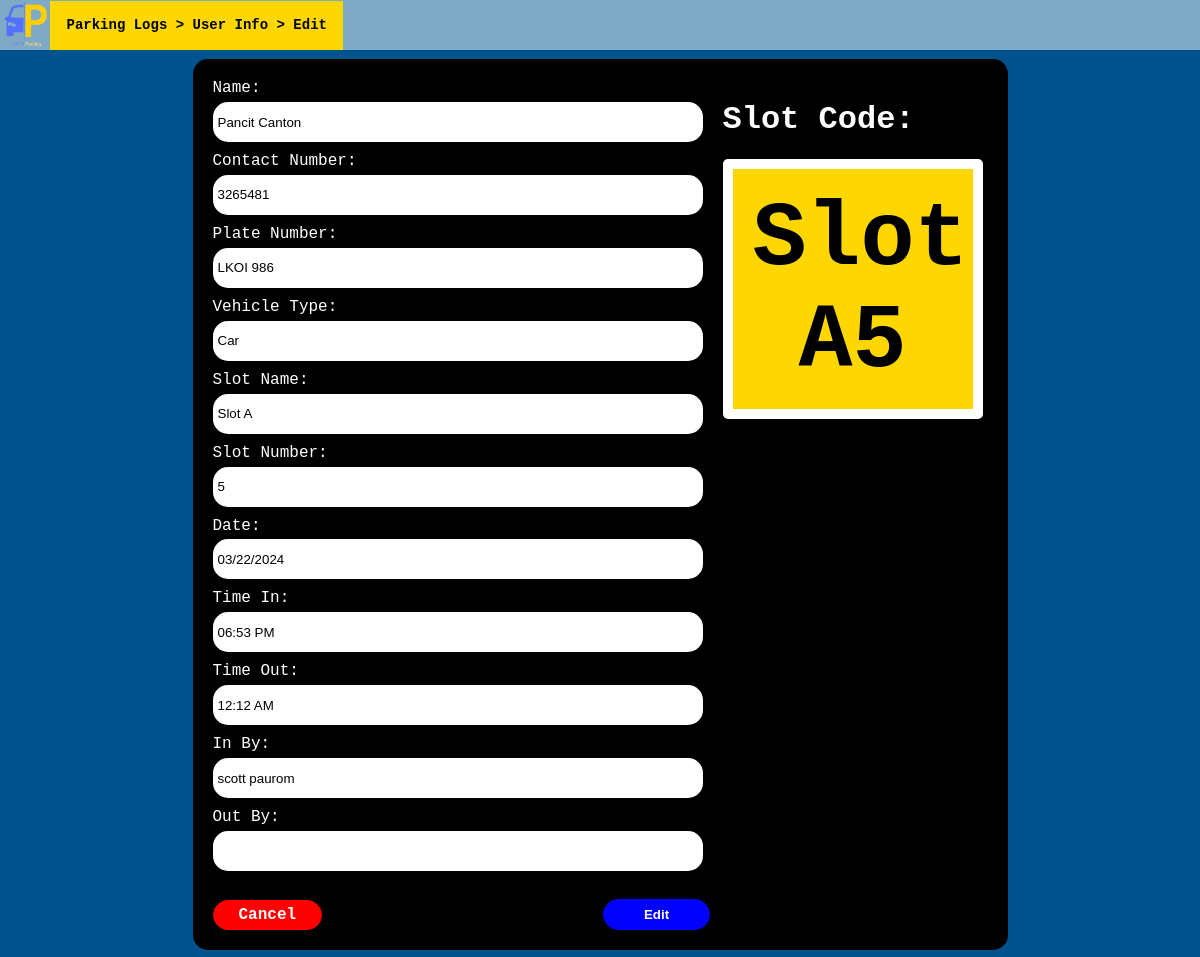
The app's page /edit_arch.php?id=2&aid=0 with its own data.
### tables this page shows
CREATE TABLE `archives` (
  `id` int(9) NOT NULL,
  `Name` varchar(99) NOT NULL,
  `Contact_Number` varchar(99) NOT NULL,
  `Plate_Num` varchar(99) NOT NULL,
  `Vehicle_Type` varchar(99) NOT NULL,
  `Slot` varchar(99) NOT NULL,
  `SlotNumber` varchar(99) NOT NULL,
  `Slot_Code` varchar(99) NOT NULL,
  `Date` varchar(99) NOT NULL,
  `TimeIn` varchar(99) NOT NULL,
  `TimeOut` varchar(99) NOT NULL,
  `In_By` varchar(255) NOT NULL,
  `Out_By` varchar(255) NOT NULL
);

### edit_arch.php (the view, shortened to what this page needs)
<!DOCTYPE html>
<html>
<head>
    <link rel="stylesheet" href="css/tout.css">
</head>
<body style="font-family: Monaco, monospace;">
    <div class="navbar">
        <img src="css/pics/1lgpnobg.png" alt="LFP Logo" class="logo">
        <h1>Parking Logs > User Info > Edit</h1>
    </div>
    <div class="form-container" style="margin-top: 5%;">
        <?php
        include('config.php');
        $id = $_GET['id'];
        if (isset($_POST['edit'])) {
            $isEditing = true;
        } else {
            $isEditing = false;
        }
        $query = "SELECT * FROM archives WHERE id = $id";
        $result = $mysqli->query($query);
        if ($result->num_rows > 0) {
            $row = $result->fetch_assoc();
        ?>
<form id="parkingForm" method="post">
    <div class="form-columns">
        <div class="input-column">
            <div class="input-container">
                <label for="name">Name:</label>
                <input type="text" id="name" name="name" value="<?php echo $row['Name']; ?>" <?php if (!$isEditing) echo 'readonly'; ?>>
            </div>
            <div class="input-container">
                <label for="contactNumber">Contact Number:</label>
                <input type="text" id="contactNumber" name="contactNumber" value="<?php echo $row['Contact_Number']; ?>" <?php if (!$isEditing) echo 'readonly'; ?>>
            </div>
            <div class="input-container">
                <label for="plateNumber">Plate Number:</label>
                <input type="text" id="plateNumber" name="plateNumber" value="<?php echo $row['Plate_Num']; ?>" <?php if (!$isEditing) echo 'readonly'; ?>>
            </div>
            <div class="input-container">
                <label for="vehicleType">Vehicle Type:</label>
                <input type="text" id="vehicleType" name="vehicleType" value="<?php echo $row['Vehicle_Type']; ?>" <?php if (!$isEditing) echo 'readonly'; ?>>
            </div>
            <div class="input-container">
                <label for="slot">Slot Name:</label>
                <input type="text" id="slot" name="slot" value="<?php echo $row['Slot']; ?>" <?php if (!$isEditing) echo 'readonly'; ?>>
            </div>
            <div class="input-container">
                <label for="slotNumber">Slot Number:</label>
                <input type="text" id="slotNumber" name="slotNumber" value="<?php echo $row['SlotNumber']; ?>" <?php if (!$isEditing) echo 'readonly'; ?>>
            </div>
            <div class="input-container">
                <label for="date">Date:</label>
                <input type="text" id="date" name="date" value="<?php echo $row['Date']; ?>" readonly>
            </div>
            <div class="input-container">
                <label for="timeIn">Time In:</label>
                <input type="text" id="timeIn" name="timeIn" value="<?php echo $row['TimeIn']; ?>" readonly>
            </div>
            <div class="input-container">
                <label for="timeOut">Time Out:</label>
                <input type="text" id="timeOut" name="timeOut" value="<?php echo $row['TimeOut']; ?>" <?php if (!$isEditing) echo 'readonly'; ?>>
            </div>
            <div class="input-container">
                <label for="inBy">In By:</label>
                <input type="text" id="inBy" name="inBy" value="<?php echo $row['In_By']; ?>" <?php if (!$isEditing) echo 'readonly'; ?>>
            </div>
            <div class="input-container">
                <label for="outBy">Out By:</label>
                <input type="text" id="outBy" name="outBy" value="<?php echo $row['Out_By']; ?>" <?php if (!$isEditing) echo 'readonly'; ?>>
            </div>
            <br>
        </div>
                <div class="slot-code-column">
                    <h1 style="color: white;">Slot Code:</h1>
                    <div class="slot-code-container">
                        <span id="slotCode"><?php echo $row['Slot_Code']; ?></span>
                    </div>
                </div>
    </div>
    <?php if ($isEditing) { ?>
        <input type="submit" name="cancel" value="Cancel" style="background-color: red; color:white;">
        <input type="submit" name="save" value="Save" style="margin-left: 31%;">
    <?php } else { ?>
        <a href="archives.php?id=<?php echo $id; ?>&aid=<?php echo $_GET['aid']; ?>" class="back-button">Cancel</a>
        <input type="submit" name="edit" value="Edit" style="margin-left: 35%;">
    <?php } ?>
</form>
        <?php
        } else {
            echo "No data found for the specified ID.";
        }
        ?>
    </div>
</body>
</html>

### css/tout.css (style rules this page uses)
body { background-color: #00538C; }
.navbar { position: fixed; top: 0; left: 0; width: 100%; height: 50px; background-color: rgb(255, 255, 255, 0.5); color: white; display: flex; align-items: center; }
.navbar h1 { font-size: 14px; font-weight: bold; background-color: gold; color: black; padding: 16.5px; padding: fit-content; }
.back-button { display: inline-block; padding: 5px 25px; background-color: red; color: white; border: 1px solid red; border-radius: 30px; text-decoration: none; transition: background-color 0.3s, color 0.3s; cursor: pointer; font-weight: bold; }
.logo { width: 50px; height: 50px; }
.form-container { background-color: black; padding: 20px; border-radius: 15px; max-width: 775px; margin: 0 auto; }
.form-container input[type="text"], .form-container input[type="text"]:focus { background-color: white; border: none; padding: 5px; width: 480px; height: 30px; margin-bottom: 10px; border-radius: 15px; margin-top: 1%; }
.form-container input[type="submit"] { display: inline-block; padding: 7px 40px; background-color: blue; color: white; border: 1px solid blue; border-radius: 30px; text-decoration: none; transition: background-color 0.3s, color 0.3s; cursor: pointer; font-weight: bold; }
label { color: white; }
.slot-code-container { padding: 20px; background-color: gold; border: 10px solid white; border-radius: 5px; font-weight: bold; height: 200px; width: 200px; text-align: center; font-size: 90px; }
.form-columns { display: flex; }
.input-column { flex: 1; }
.slot-code-column { flex: 1; padding-left: 20px; }

### records on screen
archives: name "Pancit Canton", contactNumber "3265481", plateNumber "LKOI 986", vehicleType "Car", slot "Slot A", slotNumber "5", date "03/22/2024", timeIn "06:53 PM", timeOut "12:12 AM", inBy "scott paurom", Slot_Code "Slot A5"
